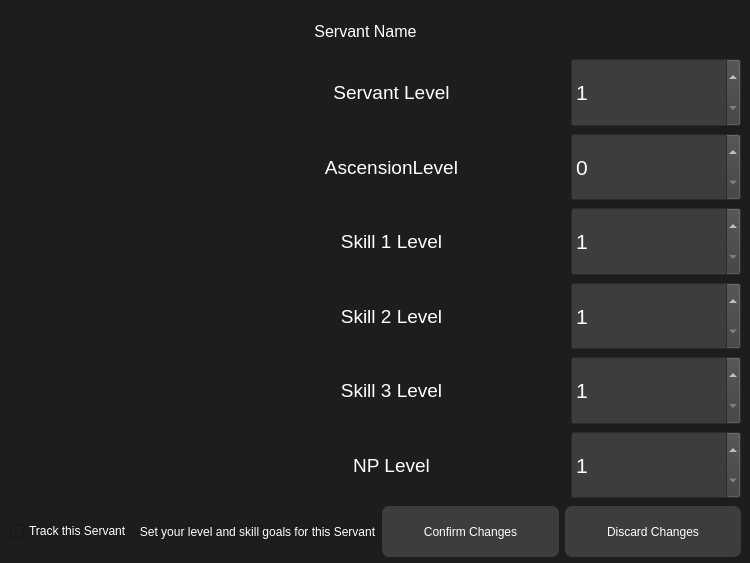
<?xml version="1.0" encoding="UTF-8"?>
<ui version="4.0">
 <class>goalDialog</class>
 <widget class="QDialog" name="goalDialog">
  <property name="geometry">
   <rect>
    <x>0</x>
    <y>0</y>
    <width>750</width>
    <height>563</height>
   </rect>
  </property>
  <property name="windowTitle">
   <string>Dialog</string>
  </property>
  <property name="styleSheet">
   <string notr="true">QMainWindow{
background-color:#1d1d1d;
}

QDialog{
background-color:#1d1d1d;
}

QFileDialog{
background-color: #1d1d1d;
}

QInputDialog{
background-color: #1d1d1d;
}

QWidget{
background-color: #1d1d1d;
}

QMenuBar{
background-color:#1d1d1d;
padding:5px;
	font: 12pt &quot;MS Shell Dlg 2&quot;;
}

QMenuBar::item{
background-color:#1d1d1d;
color:#fff;
padding:5px;
}

QMenu{
color:#fff;
padding:0;
}

QMenu::item:selected{
color:#fff;
background-color:#00aba9;
}

QSplitter::handle{
background-color: #1d1d1d;
}

QTableWidget{
background-color:#3d3d3d;
color:#fff;
border-radius: 4px;
}

QHeaderView::section{
background-color:qlineargradient(spread:pad, x1:0, y1:0, x2:1, y2:0, stop:0 rgba(20, 100, 150, 255), stop:1 rgba(36, 100, 150, 255));
border:none;
border-top-style:solid;
border-width:1px;
border-top-color:qlineargradient(spread:pad, x1:0, y1:0, x2:1, y2:0, stop:0 rgba(20, 100, 150, 255), stop:1 rgba(36, 100, 150, 255));
color:#fff;

}
QHeaderView{
background-color:qlineargradient(spread:pad, x1:0, y1:0, x2:1, y2:0, stop:0 rgba(20, 100, 150, 255), stop:1 rgba(36, 100, 150, 255));

border:none;
border-top-style:solid;
border-width:1px;
border-top-color:#146496;
color:#fff;
	font: 75 12pt &quot;Calibri&quot;;
}

QTableCornerButton::section{
border:none;
background-color:#146496;
}

QListWidget{
background-color:#3d3d3d;
color:#fff;
border-radius: 8px;
}

QMenu{
background-color:#3d3d3d;
}

QStatusBar{
background-color:#7e3878;
color:#fff;
}

QPushButton{
min-width: 80px;
min-height: 30px;

border-style:solid;

background-color:#3d3d3d;
color:#fff;
border-radius:7px;
}

QPushButton:hover{
color:#ccc;
	background-color: qlineargradient(spread:pad, x1:0.517, y1:0, x2:0.517, y2:1, stop:0 rgba(45, 45, 45, 255), stop:0.505682 rgba(45, 45, 45, 255), stop:1 rgba(29, 29, 29, 255));
	border-color:#2d89ef;
border-width:2px;
}

QPushButton:pressed{
background-color: qlineargradient(spread:pad, x1:0.517, y1:0, x2:0.517, y2:1, stop:0 rgba(29, 29, 29, 255), stop:0.505682 rgba(45, 45, 45, 255), stop:1 rgba(29, 29, 29, 255));
}


QTabWidget::tab{
background-color:#3d3d3d;
}

QLineEdit{
border-radius:0;
color: #fff;
}

QProgressBar{
border-radius:0;
text-align:center;
color:#fff;
background-color:transparent;
border: 2px solid #e3a21a;
border-radius:7px;
	font: 75 12pt &quot;Open Sans&quot;;

}

QProgressBar::chunk{
background-color:#2d89ef;
width:20px;
}

QComboBox{
background-color: #3d3d3d;
color: #fff;
}

QComboBox QAbstractItemView{
background-color: #3d3d3d;
color: #fff;
}

QTextBrowser{
background-color: #3d3d3d;
color: #fff;
border-radius: 8px;
}

QSpinBox{
background-color: #3d3d3d;
color: #fff;
font: 16pt
}

QLabel{
color: #fff;
}

QCheckBox{
color: #fff;
}</string>
  </property>
  <widget class="QWidget" name="">
   <property name="geometry">
    <rect>
     <x>10</x>
     <y>58</y>
     <width>731</width>
     <height>441</height>
    </rect>
   </property>
   <layout class="QHBoxLayout" name="horizontalLayout_9">
    <item>
     <widget class="QLabel" name="ServantImage">
      <property name="sizePolicy">
       <sizepolicy hsizetype="Fixed" vsizetype="Fixed">
        <horstretch>0</horstretch>
        <verstretch>0</verstretch>
       </sizepolicy>
      </property>
      <property name="minimumSize">
       <size>
        <width>200</width>
        <height>250</height>
       </size>
      </property>
      <property name="text">
       <string/>
      </property>
     </widget>
    </item>
    <item>
     <widget class="QSplitter" name="splitter">
      <property name="orientation">
       <enum>Qt::Horizontal</enum>
      </property>
      <widget class="QWidget" name="layoutWidget_3">
       <layout class="QVBoxLayout" name="verticalLayout_6">
        <item>
         <widget class="QLabel" name="ServantLevel_2">
          <property name="font">
           <font>
            <pointsize>14</pointsize>
           </font>
          </property>
          <property name="text">
           <string>Servant Level</string>
          </property>
          <property name="alignment">
           <set>Qt::AlignCenter</set>
          </property>
         </widget>
        </item>
        <item>
         <widget class="QLabel" name="AscensionLevel_2">
          <property name="font">
           <font>
            <pointsize>14</pointsize>
           </font>
          </property>
          <property name="text">
           <string>AscensionLevel</string>
          </property>
          <property name="alignment">
           <set>Qt::AlignCenter</set>
          </property>
         </widget>
        </item>
        <item>
         <widget class="QLabel" name="Skill1Label">
          <property name="font">
           <font>
            <pointsize>14</pointsize>
           </font>
          </property>
          <property name="text">
           <string>Skill 1 Level</string>
          </property>
          <property name="alignment">
           <set>Qt::AlignCenter</set>
          </property>
         </widget>
        </item>
        <item>
         <widget class="QLabel" name="Skill2Label">
          <property name="font">
           <font>
            <pointsize>14</pointsize>
           </font>
          </property>
          <property name="text">
           <string>Skill 2 Level</string>
          </property>
          <property name="alignment">
           <set>Qt::AlignCenter</set>
          </property>
         </widget>
        </item>
        <item>
         <widget class="QLabel" name="Skill3Label">
          <property name="font">
           <font>
            <pointsize>14</pointsize>
           </font>
          </property>
          <property name="text">
           <string>Skill 3 Level</string>
          </property>
          <property name="alignment">
           <set>Qt::AlignCenter</set>
          </property>
         </widget>
        </item>
        <item>
         <widget class="QLabel" name="npLevelLabel_2">
          <property name="font">
           <font>
            <pointsize>14</pointsize>
           </font>
          </property>
          <property name="text">
           <string>NP Level</string>
          </property>
          <property name="alignment">
           <set>Qt::AlignCenter</set>
          </property>
         </widget>
        </item>
       </layout>
      </widget>
      <widget class="QWidget" name="layoutWidget_4">
       <layout class="QHBoxLayout" name="horizontalLayout_4">
        <item>
         <layout class="QVBoxLayout" name="verticalLayout_7"/>
        </item>
        <item>
         <layout class="QVBoxLayout" name="verticalLayout_8">
          <item>
           <widget class="QSpinBox" name="goalLevel">
            <property name="sizePolicy">
             <sizepolicy hsizetype="Minimum" vsizetype="Minimum">
              <horstretch>0</horstretch>
              <verstretch>0</verstretch>
             </sizepolicy>
            </property>
            <property name="font">
             <font>
              <pointsize>16</pointsize>
              <weight>50</weight>
              <italic>false</italic>
              <bold>false</bold>
             </font>
            </property>
            <property name="minimum">
             <number>1</number>
            </property>
            <property name="maximum">
             <number>100</number>
            </property>
           </widget>
          </item>
          <item>
           <widget class="QSpinBox" name="goalAscension">
            <property name="sizePolicy">
             <sizepolicy hsizetype="Minimum" vsizetype="Minimum">
              <horstretch>0</horstretch>
              <verstretch>0</verstretch>
             </sizepolicy>
            </property>
            <property name="font">
             <font>
              <pointsize>16</pointsize>
              <weight>50</weight>
              <italic>false</italic>
              <bold>false</bold>
             </font>
            </property>
            <property name="minimum">
             <number>0</number>
            </property>
            <property name="maximum">
             <number>4</number>
            </property>
           </widget>
          </item>
          <item>
           <widget class="QSpinBox" name="goalSkill1">
            <property name="sizePolicy">
             <sizepolicy hsizetype="Minimum" vsizetype="Minimum">
              <horstretch>0</horstretch>
              <verstretch>0</verstretch>
             </sizepolicy>
            </property>
            <property name="font">
             <font>
              <pointsize>16</pointsize>
              <weight>50</weight>
              <italic>false</italic>
              <bold>false</bold>
             </font>
            </property>
            <property name="minimum">
             <number>1</number>
            </property>
            <property name="maximum">
             <number>10</number>
            </property>
           </widget>
          </item>
          <item>
           <widget class="QSpinBox" name="goalSkill2">
            <property name="sizePolicy">
             <sizepolicy hsizetype="Minimum" vsizetype="Minimum">
              <horstretch>0</horstretch>
              <verstretch>0</verstretch>
             </sizepolicy>
            </property>
            <property name="font">
             <font>
              <pointsize>16</pointsize>
              <weight>50</weight>
              <italic>false</italic>
              <bold>false</bold>
             </font>
            </property>
            <property name="minimum">
             <number>1</number>
            </property>
            <property name="maximum">
             <number>10</number>
            </property>
           </widget>
          </item>
          <item>
           <widget class="QSpinBox" name="goalSkill3">
            <property name="sizePolicy">
             <sizepolicy hsizetype="Minimum" vsizetype="Minimum">
              <horstretch>0</horstretch>
              <verstretch>0</verstretch>
             </sizepolicy>
            </property>
            <property name="font">
             <font>
              <pointsize>16</pointsize>
              <weight>50</weight>
              <italic>false</italic>
              <bold>false</bold>
             </font>
            </property>
            <property name="minimum">
             <number>1</number>
            </property>
            <property name="maximum">
             <number>10</number>
            </property>
           </widget>
          </item>
          <item>
           <widget class="QSpinBox" name="npLevel_2">
            <property name="sizePolicy">
             <sizepolicy hsizetype="Minimum" vsizetype="Minimum">
              <horstretch>0</horstretch>
              <verstretch>0</verstretch>
             </sizepolicy>
            </property>
            <property name="font">
             <font>
              <pointsize>16</pointsize>
              <weight>50</weight>
              <italic>false</italic>
              <bold>false</bold>
             </font>
            </property>
            <property name="minimum">
             <number>1</number>
            </property>
            <property name="maximum">
             <number>5</number>
            </property>
           </widget>
          </item>
         </layout>
        </item>
       </layout>
      </widget>
     </widget>
    </item>
   </layout>
  </widget>
  <widget class="QWidget" name="">
   <property name="geometry">
    <rect>
     <x>10</x>
     <y>10</y>
     <width>731</width>
     <height>42</height>
    </rect>
   </property>
   <layout class="QHBoxLayout" name="horizontalLayout_8">
    <item>
     <widget class="QLabel" name="servantName">
      <property name="sizePolicy">
       <sizepolicy hsizetype="Minimum" vsizetype="Minimum">
        <horstretch>0</horstretch>
        <verstretch>0</verstretch>
       </sizepolicy>
      </property>
      <property name="font">
       <font>
        <pointsize>12</pointsize>
       </font>
      </property>
      <property name="text">
       <string>Servant Name</string>
      </property>
      <property name="alignment">
       <set>Qt::AlignCenter</set>
      </property>
     </widget>
    </item>
    <item>
     <spacer name="verticalSpacer">
      <property name="orientation">
       <enum>Qt::Vertical</enum>
      </property>
      <property name="sizeType">
       <enum>QSizePolicy::Fixed</enum>
      </property>
      <property name="sizeHint" stdset="0">
       <size>
        <width>20</width>
        <height>40</height>
       </size>
      </property>
     </spacer>
    </item>
   </layout>
  </widget>
  <widget class="QWidget" name="">
   <property name="geometry">
    <rect>
     <x>10</x>
     <y>506</y>
     <width>731</width>
     <height>51</height>
    </rect>
   </property>
   <layout class="QHBoxLayout" name="horizontalLayout_7">
    <item>
     <layout class="QHBoxLayout" name="horizontalLayout_5">
      <item>
       <widget class="QCheckBox" name="trackingBool">
        <property name="text">
         <string>Track this Servant</string>
        </property>
       </widget>
      </item>
      <item>
       <widget class="QLabel" name="instructions">
        <property name="text">
         <string>Set your level and skill goals for this Servant</string>
        </property>
        <property name="alignment">
         <set>Qt::AlignCenter</set>
        </property>
       </widget>
      </item>
     </layout>
    </item>
    <item>
     <layout class="QHBoxLayout" name="horizontalLayout_6">
      <item>
       <widget class="QPushButton" name="confirmGoals">
        <property name="sizePolicy">
         <sizepolicy hsizetype="Ignored" vsizetype="Ignored">
          <horstretch>0</horstretch>
          <verstretch>0</verstretch>
         </sizepolicy>
        </property>
        <property name="text">
         <string>Confirm Changes</string>
        </property>
        <property name="iconSize">
         <size>
          <width>16</width>
          <height>32</height>
         </size>
        </property>
       </widget>
      </item>
      <item>
       <widget class="QPushButton" name="discardGoals">
        <property name="sizePolicy">
         <sizepolicy hsizetype="Ignored" vsizetype="Ignored">
          <horstretch>0</horstretch>
          <verstretch>0</verstretch>
         </sizepolicy>
        </property>
        <property name="text">
         <string>Discard Changes</string>
        </property>
       </widget>
      </item>
     </layout>
    </item>
   </layout>
  </widget>
  <zorder>servantName</zorder>
  <zorder>verticalSpacer</zorder>
  <zorder>textBrowser</zorder>
  <zorder>splitter</zorder>
  <zorder>layoutWidget_5</zorder>
  <zorder></zorder>
  <zorder></zorder>
  <zorder></zorder>
  <zorder>hpFou_2</zorder>
  <zorder>attackFou_2</zorder>
  <zorder>hpFou_2</zorder>
  <zorder>attackFou_2</zorder>
  <zorder>servantName</zorder>
  <zorder>instructions</zorder>
  <zorder>trackingBool</zorder>
 </widget>
 <resources/>
 <connections/>
</ui>
